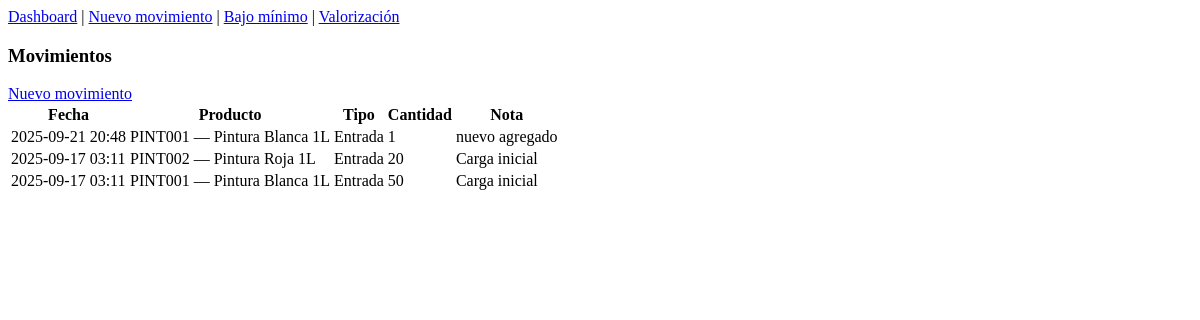
/movements, run on the app's committed database.
### models.py (models this page shows, shortened)
class Movement(db.Model):
    __tablename__ = 'movements'
    id = db.Column(db.Integer, primary_key=True)
    product_id = db.Column(db.Integer, db.ForeignKey('products.id'), nullable=False)
    kind = db.Column(db.String(10), nullable=False) # 'IN' o 'OUT'
    quantity = db.Column(db.Integer, nullable=False)
    note = db.Column(db.String(200))
    created_at = db.Column(db.DateTime, default=datetime.utcnow)
    product = db.relationship('Product', backref='movements', lazy=True)

class Product(db.Model):
    __tablename__ = 'products'
    id = db.Column(db.Integer, primary_key=True)
    sku = db.Column(db.String(50), unique=True, nullable=False)
    name = db.Column(db.String(150), nullable=False)
    category = db.Column(db.String(100))
    description = db.Column(db.Text)
    cost_price = db.Column(db.Float, default=0.0)
    sale_price = db.Column(db.Float, default=0.0)
    stock = db.Column(db.Integer, default=0)
    min_stock = db.Column(db.Integer, default=0)
    supplier_id = db.Column(db.Integer, db.ForeignKey('suppliers.id'))
    created_at = db.Column(db.DateTime, default=datetime.utcnow)

### app.py (the view)
@app.route('/movements')
def movements_list():
    movs = Movement.query.order_by(Movement.created_at.desc()).all()
    return render_template('movements_list.html', movs=movs)

### templates/movements_list.html
{% extends 'base.html' %}
{% block content %}
<div class="d-flex justify-content-between align-items-center mb-3">
    <h3>Movimientos</h3>
    <div>
        <a href="{{ url_for('movement_form') }}" class="btn btn-primary">Nuevo movimiento</a>
    </div>
</div>
<div class="card shadow-sm">
    <div class="card-body p-0">
        <table class="table mb-0">
            <thead>
                <tr>
                    <th>Fecha</th>
                    <th>Producto</th>
                    <th>Tipo</th>
                    <th class="text-end">Cantidad</th>
                    <th>Nota</th>
                </tr>
            </thead>
            <tbody>
                {% for m in movs %}
                <tr>
                    <td>{{ m.created_at.strftime('%Y-%m-%d %H:%M') }}</td>
                    <td>{{ m.product.sku }} — {{ m.product.name }}</td>
                    <td>
                        {% if m.kind == 'IN' %}
                        <span class="badge text-bg-success">Entrada</span>
                        {% else %}
                        <span class="badge text-bg-danger">Salida</span>
                        {% endif %}
                    </td>
                    <td class="text-end">{{ m.quantity }}</td>
                    <td>{{ m.note }}</td>
                </tr>
                {% else %}
                <tr>
                    <td colspan="5" class="text-center text-muted">Sin movimientos</td>
                </tr>
                {% endfor %}
            </tbody>
        </table>
    </div>
</div>
{% endblock %}

### static/custom.css (style rules this page uses)
body { padding-bottom: 40px; }
.table td, .table th { vertical-align: middle; }

### data on the page
Movement: created_at "2025-09-21 20:48", product.sku "PINT001", product.name "Pintura Blanca 1L", kind "Entrada", quantity "1", note "nuevo agregado"
Movement: created_at "2025-09-17 03:11", product.sku "PINT002", product.name "Pintura Roja 1L", kind "Entrada", quantity "20", note "Carga inicial"
Movement: created_at "2025-09-17 03:11", product.sku "PINT001", product.name "Pintura Blanca 1L", kind "Entrada", quantity "50", note "Carga inicial"
